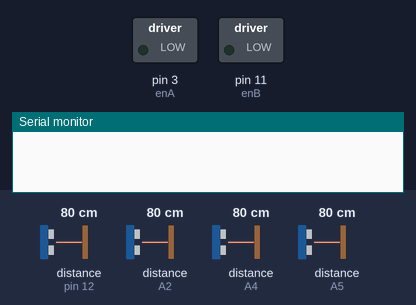
Bench run of a sketch on a simulated Arduino Uno, built with avr-gcc and run on an emulated ATmega328P. Parts: switched loads named in the sketch (green lamp = pin HIGH), the last lines printed to the serial monitor. Wiring (inferred from the names in the program): 4 × ultrasonic range finder: trigger pin 2, echo A2 / trigger pin 8, echo A5 / trigger pin 13, echo pin 12 / trigger A0, echo A4. Inputs (shaded band) come from the test bench; at power-on: distance to the obstacle (sensors on A2, pin 12, A4, A5) 80 cm. The echo pulse lasts 58.3 µs per cm; pins used as bus, display or sensor lines are not drawn.

Above: at 1.2 s.
1.3 s: distance to the obstacle (sensor on A2) set to 23 cm
4.3 s: distance to the obstacle (sensor on A2) set to 19 cm
At 7.3 s:
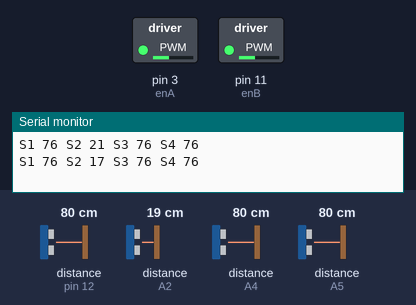
Timing chart, 0 to 8.8 s (numbered marks = the images above; inputs shaded):
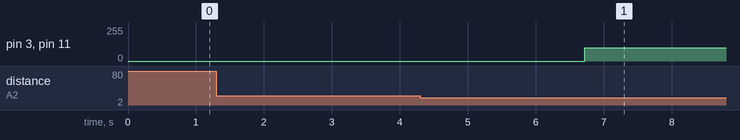

Measured:
- the behaviour switches between 21 and 20 cm on distance to the obstacle (sensor on A2) (found by bisection; images 0 and 1)
- after the input at 4.3 s, pin 3 (enA), pin 11 (enB): 0/255 → 100/255 after 2.4 s

The sketch:

zone1.ino
```cpp
#define echof A5
#define echor A2
#define echol A4
#define echob 12
#define trigf 8
#define trigr 2
#define trigl A0
#define trigb 13
//motor one
int enA = 3;
int in1 = 4;
int in2 = 5;
// motor two
int enB = 11;
int in3 = 6;
int in4 = 7;
int drops = 0;
unsigned long dur1, dur2, dur3, dur4;
unsigned int dists[4] = {0.0, 0.0, 0.0, 0.0}, maxIn = 0;;
bool setDir = 0, pot1 = 0, ini = 0, drop = 0;
int dir = -1;

void setup ()
{
  Serial.begin(9600);
  pinMode(echof, INPUT);
  pinMode(echor, INPUT);
  pinMode(echol, INPUT);
  pinMode(echob, INPUT);
  pinMode(trigf, OUTPUT);
  pinMode(trigr, OUTPUT);
  pinMode(trigl, OUTPUT);
  pinMode(trigb, OUTPUT);
}


void printAll() {
  Serial.print("S1");
  Serial.print(" ");
  Serial.print(dists[0]);
  Serial.print(" S2");
  Serial.print(" ");
  Serial.print(dists[1]);
  Serial.print(" S3");
  Serial.print(" ");
  Serial.print(dists[2]);
  Serial.print(" S4");
  Serial.print(" ");
  Serial.print(dists[3]);
  Serial.println(" ");
}
void loop ()
{
  for (int i =0;i<20;i++)
  {
    setDistances();
    delay(150);
  }
  if (!drop)
  {
    printAll();
    if (!setDir)
    {
      if (wiggly(dists[1], dists[2], 4))
      {
        if (dists[0] > dists[3])
          dir = 1;
        else
          dir = 4;
        setDir = 1;
      }
      else if (wiggly(dists[0], dists[3], 4))
      {
        if (dists[1] > dists[2])
          dir = 2;
        else
          dir = 3;
        setDir = 1;
      }
      else
      {
        maxIn = getMaxi(dists, 4);
        Serial.println(maxIn);
        while (!(wiggly(dists[0],maxIn,10)))
        {
          setDistances();
          turnRight(70);
          delay(135);
          halt(100);
          delay(150);
          Serial.println("dash");
          printAll();
        }
        setDir = 1;
        dir = 1;
      }
    }
    if (!ini)
    {
      switch (dir)
      {
        case 2:
          while (!dists[0] < (maxIn))
          {
            setDistances();
            turnRight(70);
            delay(100);
            halt(100);
            delay(150);
          }
          break;
        case 3:
          while (!dists[0] < (maxIn))
          {
            setDistances();
            turnLeft(70);
            delay(150);
            halt(100);
            delay(150);
          }
          break;
        case 4:
          while (!dists[0] < (maxIn))
          {
            setDistances();
            turnRight(60);
            delay(150);
            halt(100);
            delay(150);
          }
          break;
      }
      ini = 1;
    }
    if (!(wiggly(dists[1], 17, 2) || wiggly(dists[2], 17, 2)))
    {
      moveForward(80);
//      delay(150);
//      halt(100);
//      delay(150);
    }
    else
    {
      halt(100);
      drop = 1;
    }
  }

}
bool wiggly(unsigned int val1,unsigned int val2,unsigned int range)
{
  return (val1 < (val2 + range) && val1 > (val2 - range));
}
unsigned int getMaxi(unsigned int* ar,unsigned int len)
{
  unsigned int maxi = ar[0];
  for (int i = 0; i < len; i++)
  {
    if (ar[i] > maxi)
    {
      maxi = ar[i];
    }
  }
  return maxi;
}
void setDistances()
{
  digitalWrite(trigf, LOW);
  delayMicroseconds(2);
  digitalWrite(trigf, HIGH);
  delayMicroseconds(10);
  digitalWrite(trigf, LOW);
  dur1 = pulseIn(echof, HIGH);

  digitalWrite(trigr, LOW);
  delayMicroseconds(2);
  digitalWrite(trigr, HIGH);
  delayMicroseconds(10);
  digitalWrite(trigr, LOW);

  dur2 = pulseIn(echor, HIGH);
  digitalWrite(trigl, LOW);
  delayMicroseconds(2);
  digitalWrite(trigl, HIGH);
  delayMicroseconds(10);
  digitalWrite(trigl, LOW);

  dur3 = pulseIn(echol, HIGH);
  digitalWrite(trigb, LOW);
  delayMicroseconds(2);
  digitalWrite(trigb, HIGH);
  delayMicroseconds(10);
  digitalWrite(trigb, LOW);

  dur4 = pulseIn(echob, HIGH);
  unsigned int df,dr,dl,db;
  df = (dur1 * (0.033)) / 2;
  dr = (dur2 * (0.033)) / 2;
  dl = (dur3 * (0.033)) / 2;
  db = (dur4 * (0.033)) / 2;
  if (df < 400)
    dists[0] = df;
  if (dr <400)
    dists[1] = dr;
  if (dl <400)
    dists[2] = dl;
  if (db <400)
    dists[3] = db;
}
void moveForward(int pwm)
{
  analogWrite(enA-25, pwm);
  digitalWrite(in1, HIGH);
  digitalWrite(in2, LOW);
  analogWrite(enB+25, pwm);
  digitalWrite(in3, HIGH);
  digitalWrite(in4, LOW);
  //delay(100);
}

void stopMoving()
{
  analogWrite(enA, 0);
  digitalWrite(in1, LOW);
  digitalWrite(in2, LOW);
  analogWrite(enB, 0);
  digitalWrite(in3, LOW);
  digitalWrite(in4, LOW);
  //delay(100);
}
void turnLeft(int pwm)
{
  analogWrite(enA, pwm);
  digitalWrite(in1, HIGH);
  digitalWrite(in2, LOW);
  analogWrite(enB, pwm);
  digitalWrite(in3, LOW);
  digitalWrite(in4, HIGH);
}

void turnRight(int pwm)
{
  analogWrite(enA, pwm);
  digitalWrite(in1, LOW);
  digitalWrite(in2, HIGH);
  analogWrite(enB, pwm);
  digitalWrite(in3, HIGH);
  digitalWrite(in4, LOW);
}

void halt(int pwm)
{
  analogWrite(enA, pwm);
  digitalWrite(in1, HIGH);
  digitalWrite(in2, HIGH);
  analogWrite(enB, pwm);
  digitalWrite(in3, HIGH);
  digitalWrite(in4, HIGH);
}
```
